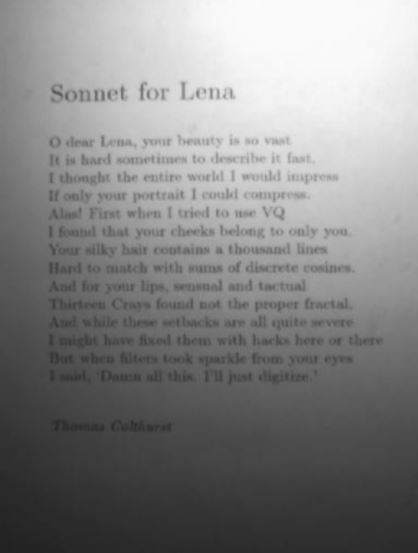
#> input picture parcial_3/lab_10/Operaciones_Aritmeticas/ImageProdDiv/text1.JPG, 418 x 553 px, found by its file name
$ python ejercicio_2.py
#> lines starting #> are read from the running program, lines starting #| are printed output that depends on the picture; after the words box and inside, x2 and y2 are one past the last pixel; in counts of white or black regions, pixels touching at a corner belong together
import cv2
import numpy as np
from matplotlib import pyplot as plt
import math

def getThresholding(img,threshold):
    modifiedImg = img.copy()
    # print(img)
    for i in range(len(img)):
        for j in range(len(img[i])):
            if(img[i][j] > 135 and img[i][j] < 222):
                modifiedImg[i][j] = np.uint8(0)
            else:
                modifiedImg[i][j] = np.uint8(255)
    return modifiedImg

imgReal1 = cv2.imread("text1.jpg", cv2.IMREAD_GRAYSCALE) #8 bit por escala de grises
#> imgReal1 is the input picture: shape (553, 418); min 34, max 251, mean 133.1
imgReal1 = cv2.resize(imgReal1,(400,400))
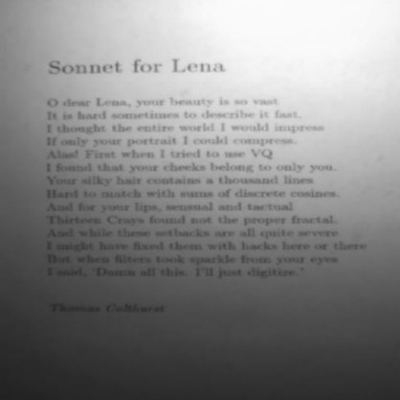
#> imgReal1: shape (400, 400); min 34, max 251, mean 133
img1 = imgReal1

imgReal2 = cv2.imread("text2.jpg", cv2.IMREAD_GRAYSCALE) #8 bit por escala de grises
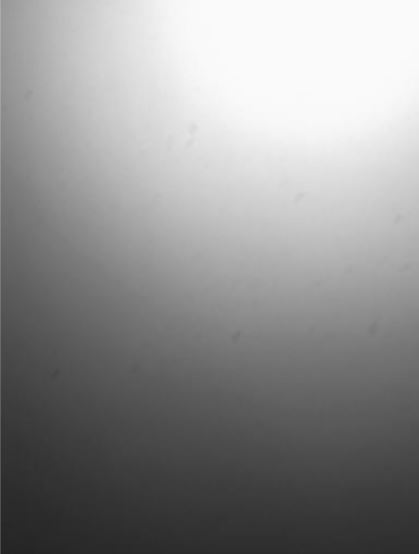
#> input picture parcial_3/lab_10/Operaciones_Aritmeticas/ImageProdDiv/text2.JPG, 419 x 554 px, found by its file name
#> imgReal2 is the input picture: shape (554, 419); min 34, max 251, mean 144.1
imgReal2 = cv2.resize(imgReal2,(400,400))
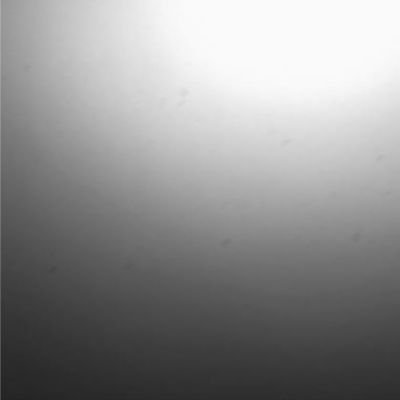
#> imgReal2: shape (400, 400); min 34, max 251, mean 144
img2 = imgReal2

cv2.imshow("Image Original 1", imgReal1)
cv2.imshow("Image Original 2", imgReal2)

img1 = img1.astype(int)
img2 = img2.astype(int)
imgResult = img1.copy()

for i in range(len(img1)):
    for j in range(len(img1[0])):
        result = img1[i,j]/img2[i,j]
        scala = (result-0)*(255-0)//(1-0) + 0
        imgResult[i,j] = scala
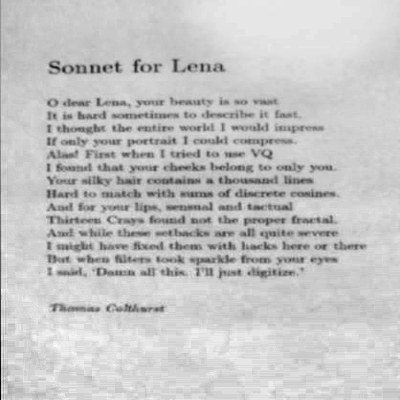
#> imgResult: shape (400, 400) int64; min 117, max 270, mean 235.7; drawn with min black and max white
imgResult = imgResult.astype(np.uint8)
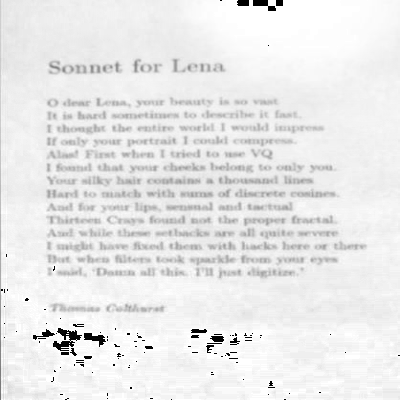
#> imgResult: shape (400, 400); min 0, max 255, mean 233.5
cv2.imshow("Resultado Division text", imgResult)

# filename = "Resultado_Division_text.jpg"
# cv2.imwrite(filename, imgResult)


f, (ax1) = plt.subplots(1, 1,figsize=(6, 6))
ax1.hist(imgResult.ravel(),256,[0,256])
ax1.set_title("Histograma")
ax1.set_xlabel('Intensidad')
ax1.set_ylabel('Cantidad de pixeles')

threshold = 120
imgThres = getThresholding(imgResult,threshold)
#> after the loop in getThresholding, `for i in range(len(img)):`:
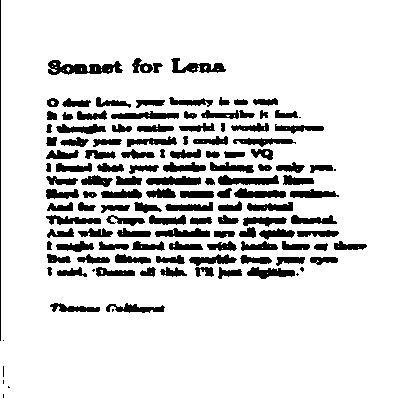
#> modifiedImg: shape (400, 400); 85.9% white; 130 black regions (11 under 20 px), largest, box (x1, y1, x2, y2) and area: (48, 60, 123, 75) 645, (218, 175, 279, 185) 417, (171, 58, 226, 73) 408
cv2.imshow("Resultado Thresolding", imgThres)

# filename = "Resultado_Thresolding_text.jpg"
# cv2.imwrite(filename, imgThres)


# # Filename
# plt.savefig('HistogramaThresoldingtext.png')

plt.show()
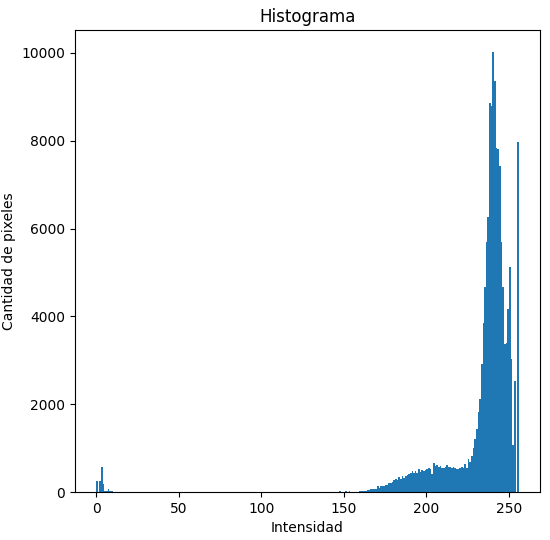
#> figure drawn by matplotlib, 1 panel; tallest bar 10020 high, from x = 240 to 241
cv2.waitKey(0)
cv2.destroyAllWindows()
